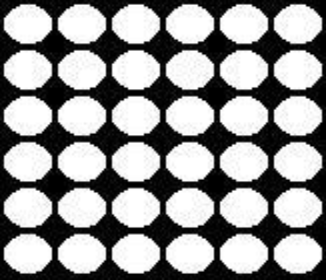
#> input picture Assignment_1/awein/part-b.png, 326 x 280 px, found by its file name
$ python test.py
#> lines starting #> are read from the running program, lines starting #| are printed output that depends on the picture; after the words box and inside, x2 and y2 are one past the last pixel; in counts of white or black regions, pixels touching at a corner belong together
import numpy as np
import cv2 as cv
import random


# [80 lines of commented-out code are left out]
import time

def cca(image):
    start_time = time.time()
    v = 251
    height, width = image.shape
    eqlist = []
    label = 0
    labelmatrix = np.zeros(image.shape, dtype='uint8')
    for x in range(0,height):
            for y in range(0,width):
                if image[x][y] > v:
                    neighbors = []
                    # taking current pixel and inserting its up and left labels in a list
                    if x > 0 and image[x-1][y] > v:
                        neighbors.append(labelmatrix[x-1][y])
                    if y > 0 and image[x][y-1] > v:
                        neighbors.append(labelmatrix[x][y-1])
                    if (y > 0 and x > 0) and image[x-1][y-1] > v:
                        neighbors.append(labelmatrix[x-1][y-1])
                    if (y < width-1 and x > 0):
                        if image[x-1][y+1] > v:
                            neighbors.append(labelmatrix[x-1][y+1])

                    if not neighbors: # if no neighbors in the list
                        label+=1
                        labelmatrix[x][y] = label
                        eqlist.append(label)
                    elif len(neighbors) == 1: # if only one label then copy that label on that coordinate
                        labelmatrix[x][y] = neighbors[0]
                    elif len(neighbors) > 1:  # if more than one label
                        if len(set(neighbors)) == 1: # if all having same label
                            labelmatrix[x][y] = neighbors[0]# assign that label
                        else:
                            # assign label based on priority (larger label has higher priority)
                            labelmatrix[x][y] = max(neighbors)
                            labelmatrix[labelmatrix == min(neighbors)] = max(neighbors)

                    # if labelmatrix[x][y] > 0: labelmatrix[x][y] = 255
        # print(labelmatrix)
    cv.imshow('segmented',labelmatrix)
    # cv.waitKey()
    eqlist = np.delete(np.unique(labelmatrix), np.where(np.unique(labelmatrix) == 0))
    print("--- %s seconds ---" % (time.time() - start_time))
    return len(eqlist)

image = cv.imread('part-b.png',0)
#> image is the input picture: shape (280, 326); min 0, max 255, mean 148.3
(thresh, im_bw) = cv.threshold(image, 128, 255, cv.THRESH_BINARY | cv.THRESH_OTSU)
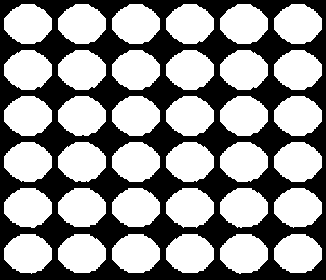
#> im_bw: shape (280, 326); 58.1% white; 1 black region, box (x1, y1, x2, y2) and area: (0, 0, 326, 280) 38251
#> thresh = 129
cv.imshow('dsfa',im_bw)
cv.waitKey()
print(cca(im_bw))
#> after the loop in cca, `for x in range(0,height):`:
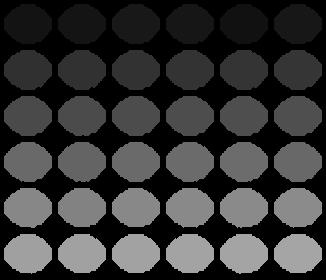
#> labelmatrix: shape (280, 326); min 0, max 165, mean 53.3
#| 36

$ run again, with Assignment_1/awein/part-c.png copied over Assignment_1/awein/part-b.png
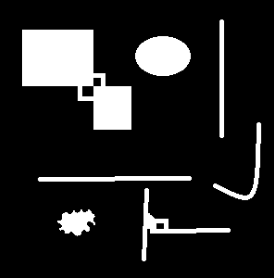
#> input picture Assignment_1/awein/part-c.png, 274 x 278 px, found by its file name
#> image is the input picture: shape (278, 274); min 0, max 255, mean 36.7
#> `(thresh, im_bw) = cv.threshold(image, 128, 255, cv.THRESH_BINARY | cv...`:
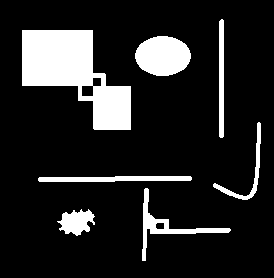
#> im_bw: shape (278, 274); 14.4% white; 7 white regions, largest, box (x1, y1, x2, y2) and area: (22, 30, 131, 130) 5866, (135, 36, 191, 76) 1742, (142, 188, 231, 261) 920
#> thresh = 124
#> after the loop in cca, `for x in range(0,height):`:
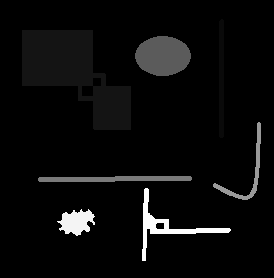
#> labelmatrix: shape (278, 274); min 0, max 25, mean 1.1; drawn with min black and max white
#| 7

$ run again, with Assignment_1/awein/tissue2.jpg saved as Assignment_1/awein/part-b.png
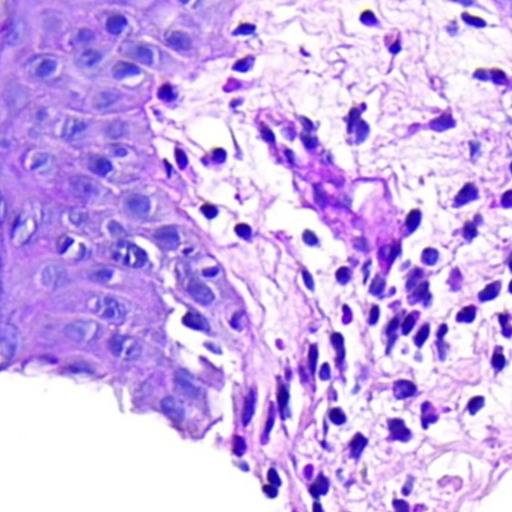
#> input picture Assignment_1/awein/tissue2.jpg, 512 x 512 px, found by its file name
#> `(thresh, im_bw) = cv.threshold(image, 128, 255, cv.THRESH_BINARY | cv...`:
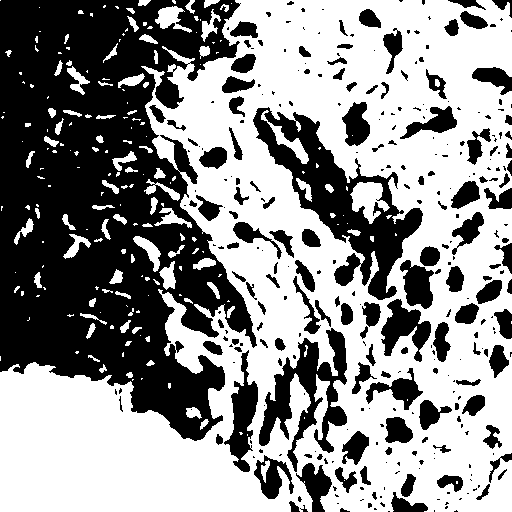
#> im_bw: shape (512, 512); 56.5% white; 319 black regions (184 under 20 px), largest, box (x1, y1, x2, y2) and area: (0, 0, 257, 441) 70870, (253, 107, 423, 300) 9940, (259, 328, 347, 472) 4675
#> thresh = 183
#> after the loop in cca, `for x in range(0,height):`:
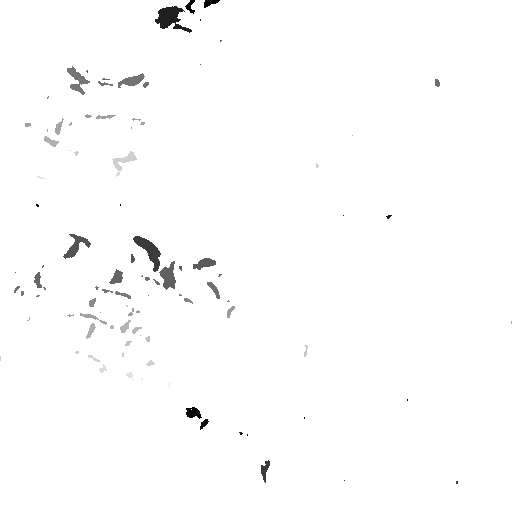
#> labelmatrix: shape (512, 512); min 0, max 255, mean 252.5
#| 62
